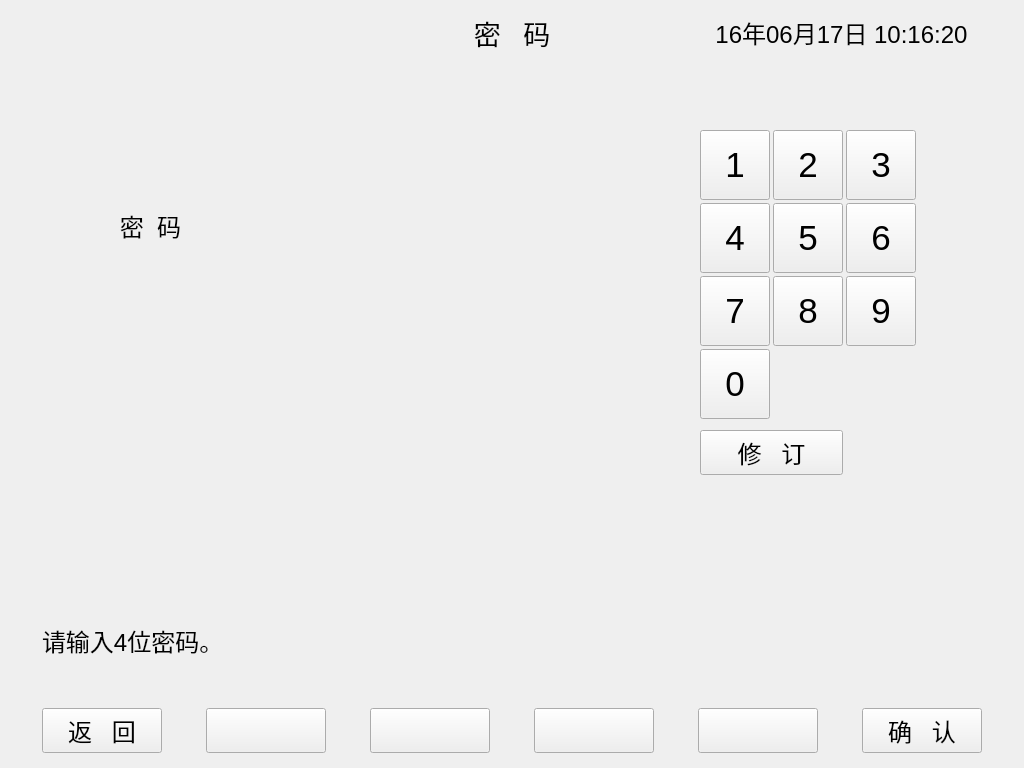
<?xml version="1.0" encoding="UTF-8"?>
<ui version="4.0">
 <class>password</class>
 <widget class="QDialog" name="password">
  <property name="geometry">
   <rect>
    <x>0</x>
    <y>0</y>
    <width>1024</width>
    <height>768</height>
   </rect>
  </property>
  <property name="windowTitle">
   <string>密码</string>
  </property>
  <widget class="QPushButton" name="pushButton_0">
   <property name="geometry">
    <rect>
     <x>700</x>
     <y>349</y>
     <width>70</width>
     <height>70</height>
    </rect>
   </property>
   <property name="font">
    <font>
     <pointsize>26</pointsize>
    </font>
   </property>
   <property name="focusPolicy">
    <enum>Qt::NoFocus</enum>
   </property>
   <property name="text">
    <string>0</string>
   </property>
  </widget>
  <widget class="QPushButton" name="pushButton_7">
   <property name="geometry">
    <rect>
     <x>700</x>
     <y>276</y>
     <width>70</width>
     <height>70</height>
    </rect>
   </property>
   <property name="font">
    <font>
     <pointsize>26</pointsize>
    </font>
   </property>
   <property name="focusPolicy">
    <enum>Qt::NoFocus</enum>
   </property>
   <property name="text">
    <string>7</string>
   </property>
  </widget>
  <widget class="QPushButton" name="buttontemp2">
   <property name="geometry">
    <rect>
     <x>206</x>
     <y>708</y>
     <width>120</width>
     <height>45</height>
    </rect>
   </property>
   <property name="font">
    <font>
     <pointsize>18</pointsize>
    </font>
   </property>
   <property name="focusPolicy">
    <enum>Qt::NoFocus</enum>
   </property>
   <property name="text">
    <string/>
   </property>
  </widget>
  <widget class="QLabel" name="title">
   <property name="geometry">
    <rect>
     <x>10</x>
     <y>10</y>
     <width>345</width>
     <height>45</height>
    </rect>
   </property>
   <property name="sizePolicy">
    <sizepolicy hsizetype="Expanding" vsizetype="Expanding">
     <horstretch>0</horstretch>
     <verstretch>0</verstretch>
    </sizepolicy>
   </property>
   <property name="font">
    <font>
     <pointsize>18</pointsize>
    </font>
   </property>
   <property name="text">
    <string/>
   </property>
  </widget>
  <widget class="QPushButton" name="buttontemp5">
   <property name="geometry">
    <rect>
     <x>698</x>
     <y>708</y>
     <width>120</width>
     <height>45</height>
    </rect>
   </property>
   <property name="font">
    <font>
     <pointsize>18</pointsize>
    </font>
   </property>
   <property name="focusPolicy">
    <enum>Qt::NoFocus</enum>
   </property>
   <property name="text">
    <string/>
   </property>
  </widget>
  <widget class="QLabel" name="title_2">
   <property name="geometry">
    <rect>
     <x>355</x>
     <y>10</y>
     <width>314</width>
     <height>45</height>
    </rect>
   </property>
   <property name="sizePolicy">
    <sizepolicy hsizetype="Expanding" vsizetype="Expanding">
     <horstretch>0</horstretch>
     <verstretch>0</verstretch>
    </sizepolicy>
   </property>
   <property name="font">
    <font>
     <pointsize>20</pointsize>
    </font>
   </property>
   <property name="text">
    <string>密   码</string>
   </property>
   <property name="alignment">
    <set>Qt::AlignCenter</set>
   </property>
  </widget>
  <widget class="QLabel" name="labelmessage">
   <property name="geometry">
    <rect>
     <x>42</x>
     <y>620</y>
     <width>721</width>
     <height>40</height>
    </rect>
   </property>
   <property name="font">
    <font>
     <pointsize>18</pointsize>
    </font>
   </property>
   <property name="text">
    <string>请输入4位密码。</string>
   </property>
   <property name="alignment">
    <set>Qt::AlignLeading|Qt::AlignLeft|Qt::AlignVCenter</set>
   </property>
  </widget>
  <widget class="QPushButton" name="pushButton_3">
   <property name="geometry">
    <rect>
     <x>846</x>
     <y>130</y>
     <width>70</width>
     <height>70</height>
    </rect>
   </property>
   <property name="font">
    <font>
     <pointsize>26</pointsize>
    </font>
   </property>
   <property name="focusPolicy">
    <enum>Qt::NoFocus</enum>
   </property>
   <property name="text">
    <string>3</string>
   </property>
  </widget>
  <widget class="QPushButton" name="pushButton_2">
   <property name="geometry">
    <rect>
     <x>773</x>
     <y>130</y>
     <width>70</width>
     <height>70</height>
    </rect>
   </property>
   <property name="font">
    <font>
     <pointsize>26</pointsize>
    </font>
   </property>
   <property name="focusPolicy">
    <enum>Qt::NoFocus</enum>
   </property>
   <property name="text">
    <string>2</string>
   </property>
  </widget>
  <widget class="QPushButton" name="buttontemp3">
   <property name="geometry">
    <rect>
     <x>370</x>
     <y>708</y>
     <width>120</width>
     <height>45</height>
    </rect>
   </property>
   <property name="font">
    <font>
     <pointsize>18</pointsize>
    </font>
   </property>
   <property name="focusPolicy">
    <enum>Qt::NoFocus</enum>
   </property>
   <property name="text">
    <string/>
   </property>
  </widget>
  <widget class="QLabel" name="title_3">
   <property name="geometry">
    <rect>
     <x>669</x>
     <y>10</y>
     <width>345</width>
     <height>45</height>
    </rect>
   </property>
   <property name="sizePolicy">
    <sizepolicy hsizetype="Expanding" vsizetype="Expanding">
     <horstretch>0</horstretch>
     <verstretch>0</verstretch>
    </sizepolicy>
   </property>
   <property name="font">
    <font>
     <pointsize>18</pointsize>
    </font>
   </property>
   <property name="text">
    <string>16年06月17日 10:16:20</string>
   </property>
   <property name="alignment">
    <set>Qt::AlignCenter</set>
   </property>
  </widget>
  <widget class="QPushButton" name="buttontemp4">
   <property name="geometry">
    <rect>
     <x>534</x>
     <y>708</y>
     <width>120</width>
     <height>45</height>
    </rect>
   </property>
   <property name="font">
    <font>
     <pointsize>18</pointsize>
    </font>
   </property>
   <property name="focusPolicy">
    <enum>Qt::NoFocus</enum>
   </property>
   <property name="text">
    <string/>
   </property>
  </widget>
  <widget class="QPushButton" name="pushButton_9">
   <property name="geometry">
    <rect>
     <x>846</x>
     <y>276</y>
     <width>70</width>
     <height>70</height>
    </rect>
   </property>
   <property name="font">
    <font>
     <pointsize>26</pointsize>
    </font>
   </property>
   <property name="focusPolicy">
    <enum>Qt::NoFocus</enum>
   </property>
   <property name="text">
    <string>9</string>
   </property>
  </widget>
  <widget class="QPushButton" name="pushButton_1">
   <property name="geometry">
    <rect>
     <x>700</x>
     <y>130</y>
     <width>70</width>
     <height>70</height>
    </rect>
   </property>
   <property name="font">
    <font>
     <pointsize>26</pointsize>
    </font>
   </property>
   <property name="focusPolicy">
    <enum>Qt::NoFocus</enum>
   </property>
   <property name="text">
    <string>1</string>
   </property>
  </widget>
  <widget class="QPushButton" name="pushButton_6">
   <property name="geometry">
    <rect>
     <x>846</x>
     <y>203</y>
     <width>70</width>
     <height>70</height>
    </rect>
   </property>
   <property name="font">
    <font>
     <pointsize>26</pointsize>
    </font>
   </property>
   <property name="focusPolicy">
    <enum>Qt::NoFocus</enum>
   </property>
   <property name="text">
    <string>6</string>
   </property>
  </widget>
  <widget class="QPushButton" name="pushButton_8">
   <property name="geometry">
    <rect>
     <x>773</x>
     <y>276</y>
     <width>70</width>
     <height>70</height>
    </rect>
   </property>
   <property name="font">
    <font>
     <pointsize>26</pointsize>
    </font>
   </property>
   <property name="focusPolicy">
    <enum>Qt::NoFocus</enum>
   </property>
   <property name="text">
    <string>8</string>
   </property>
  </widget>
  <widget class="QPushButton" name="buttonsure">
   <property name="geometry">
    <rect>
     <x>862</x>
     <y>708</y>
     <width>120</width>
     <height>45</height>
    </rect>
   </property>
   <property name="font">
    <font>
     <pointsize>18</pointsize>
    </font>
   </property>
   <property name="focusPolicy">
    <enum>Qt::NoFocus</enum>
   </property>
   <property name="text">
    <string>确   认</string>
   </property>
  </widget>
  <widget class="QPushButton" name="pushButton_4">
   <property name="geometry">
    <rect>
     <x>700</x>
     <y>203</y>
     <width>70</width>
     <height>70</height>
    </rect>
   </property>
   <property name="font">
    <font>
     <pointsize>26</pointsize>
    </font>
   </property>
   <property name="focusPolicy">
    <enum>Qt::NoFocus</enum>
   </property>
   <property name="text">
    <string>4</string>
   </property>
  </widget>
  <widget class="QLabel" name="labelbuttonarea">
   <property name="geometry">
    <rect>
     <x>10</x>
     <y>703</y>
     <width>1004</width>
     <height>55</height>
    </rect>
   </property>
   <property name="text">
    <string/>
   </property>
  </widget>
  <widget class="QPushButton" name="buttonback">
   <property name="geometry">
    <rect>
     <x>42</x>
     <y>708</y>
     <width>120</width>
     <height>45</height>
    </rect>
   </property>
   <property name="font">
    <font>
     <pointsize>18</pointsize>
    </font>
   </property>
   <property name="focusPolicy">
    <enum>Qt::NoFocus</enum>
   </property>
   <property name="text">
    <string>返   回</string>
   </property>
  </widget>
  <widget class="QPushButton" name="pushButton_5">
   <property name="geometry">
    <rect>
     <x>773</x>
     <y>203</y>
     <width>70</width>
     <height>70</height>
    </rect>
   </property>
   <property name="font">
    <font>
     <pointsize>26</pointsize>
    </font>
   </property>
   <property name="focusPolicy">
    <enum>Qt::NoFocus</enum>
   </property>
   <property name="text">
    <string>5</string>
   </property>
  </widget>
  <widget class="QLabel" name="label">
   <property name="geometry">
    <rect>
     <x>110</x>
     <y>203</y>
     <width>81</width>
     <height>45</height>
    </rect>
   </property>
   <property name="font">
    <font>
     <pointsize>18</pointsize>
    </font>
   </property>
   <property name="text">
    <string>密  码</string>
   </property>
   <property name="alignment">
    <set>Qt::AlignCenter</set>
   </property>
  </widget>
  <widget class="QLabel" name="labelpassword">
   <property name="geometry">
    <rect>
     <x>220</x>
     <y>203</y>
     <width>201</width>
     <height>45</height>
    </rect>
   </property>
   <property name="font">
    <font>
     <pointsize>36</pointsize>
    </font>
   </property>
   <property name="text">
    <string/>
   </property>
   <property name="alignment">
    <set>Qt::AlignCenter</set>
   </property>
  </widget>
  <widget class="QLabel" name="labelmessage_2">
   <property name="geometry">
    <rect>
     <x>42</x>
     <y>560</y>
     <width>391</width>
     <height>40</height>
    </rect>
   </property>
   <property name="font">
    <font>
     <pointsize>18</pointsize>
    </font>
   </property>
   <property name="text">
    <string/>
   </property>
   <property name="alignment">
    <set>Qt::AlignLeading|Qt::AlignLeft|Qt::AlignVCenter</set>
   </property>
  </widget>
  <widget class="QPushButton" name="buttonrevise">
   <property name="geometry">
    <rect>
     <x>700</x>
     <y>430</y>
     <width>143</width>
     <height>45</height>
    </rect>
   </property>
   <property name="font">
    <font>
     <pointsize>18</pointsize>
    </font>
   </property>
   <property name="focusPolicy">
    <enum>Qt::NoFocus</enum>
   </property>
   <property name="text">
    <string>修   订</string>
   </property>
  </widget>
  <zorder>labelbuttonarea</zorder>
  <zorder>pushButton_0</zorder>
  <zorder>pushButton_7</zorder>
  <zorder>buttontemp2</zorder>
  <zorder>title</zorder>
  <zorder>buttontemp5</zorder>
  <zorder>title_2</zorder>
  <zorder>labelmessage</zorder>
  <zorder>pushButton_3</zorder>
  <zorder>pushButton_2</zorder>
  <zorder>buttontemp3</zorder>
  <zorder>title_3</zorder>
  <zorder>buttontemp4</zorder>
  <zorder>pushButton_9</zorder>
  <zorder>pushButton_1</zorder>
  <zorder>pushButton_6</zorder>
  <zorder>pushButton_8</zorder>
  <zorder>buttonsure</zorder>
  <zorder>pushButton_4</zorder>
  <zorder>buttonback</zorder>
  <zorder>pushButton_5</zorder>
  <zorder>label</zorder>
  <zorder>labelpassword</zorder>
  <zorder>labelmessage_2</zorder>
  <zorder>buttonrevise</zorder>
 </widget>
 <resources/>
 <connections/>
 <slots>
  <slot>BackToMenu()</slot>
  <slot>CheckPassword()</slot>
 </slots>
</ui>
